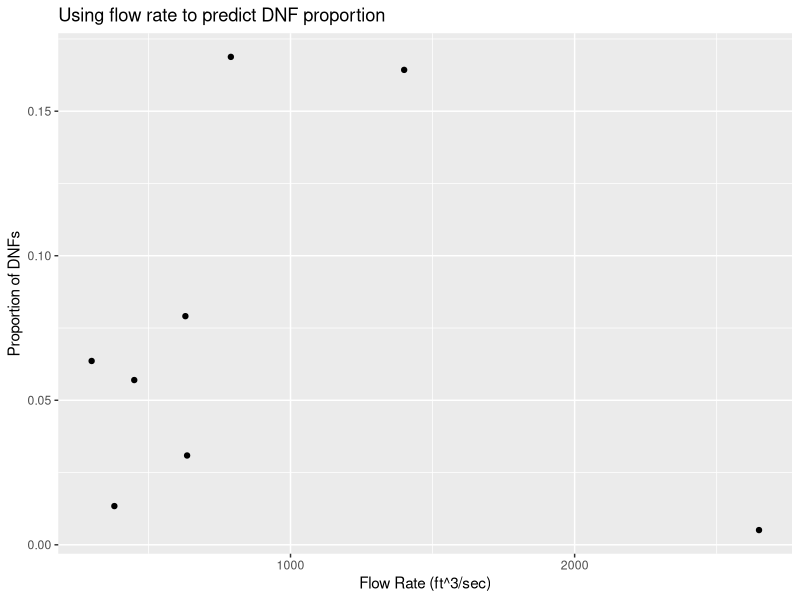
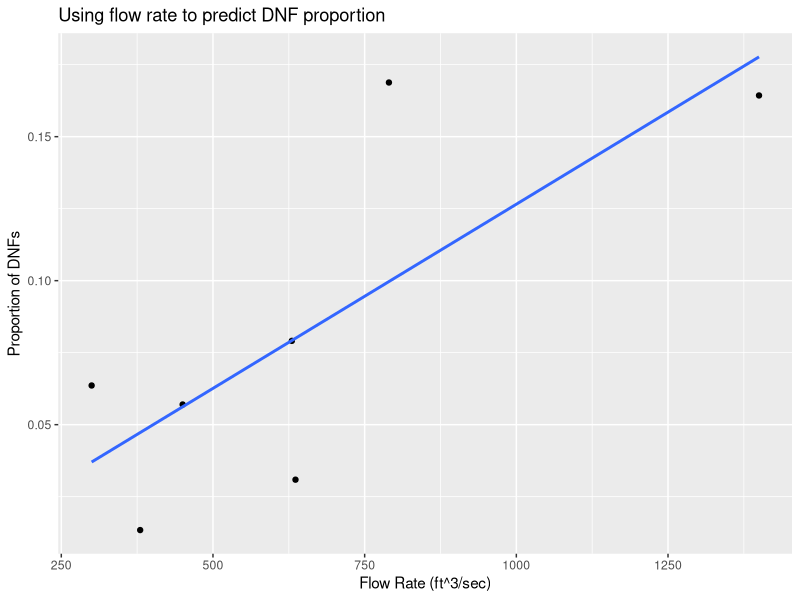

The R script that drew these images, in order:
## ---- chunk 1
library(tidyverse)
library(dplyr)
library(broom)

RR_dnf_data <- read_csv("raisin_river_DNF.csv")
## ---- chunk 2
ggplot(RR_dnf_data, aes(x = flow, y = prop_DNF)) +
  geom_point() +
  labs(x = "Flow Rate (ft^3/sec)",
       y = "Proportion of DNFs",
       title = "Using flow rate to predict DNF proportion")
## ---- chunk 3
dnf_mod <- lm(prop_DNF ~ flow, RR_dnf_data)
summary(dnf_mod)
## ---- chunk 4
dnf_resid = left_join(select(RR_dnf_data, year, prop_DNF, flow), augment(dnf_mod))
## ---- chunk 5
dnf_resid |> filter(.hat > 2*(2/8))
## ---- chunk 6
dnf_resid |> filter( abs(.std.resid) >= 2)
## ---- chunk 7
dnf_resid |> filter(.cooksd > 1) ## 2017 is highly influential
## ---- chunk 8
RR_dnf_data2 <- RR_dnf_data |> filter(year != 2017)
## ---- chunk 9
ggplot(RR_dnf_data2, aes(x = flow, y = prop_DNF)) +
  geom_point() +
  geom_smooth(method = lm, se = FALSE) +
  labs(x = "Flow Rate (ft^3/sec)",
       y = "Proportion of DNFs",
       title = "Using flow rate to predict DNF proportion")
## ---- chunk 10
dnf_mod <- lm(prop_DNF ~ flow, RR_dnf_data2)
summary(dnf_mod)
## ---- chunk 11
-0.001343 + (0.0001279*1100)
200 * 0.139347
